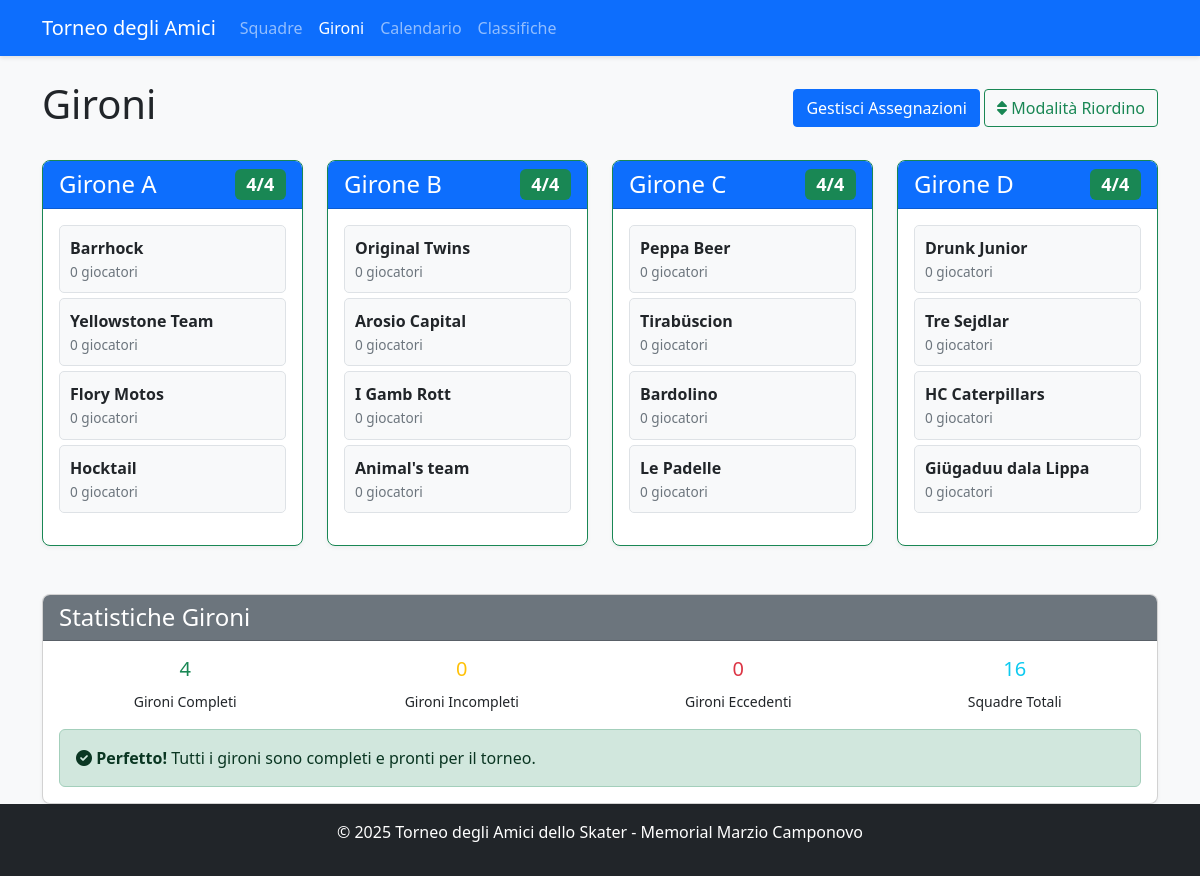
Before: /groups with the older database file.
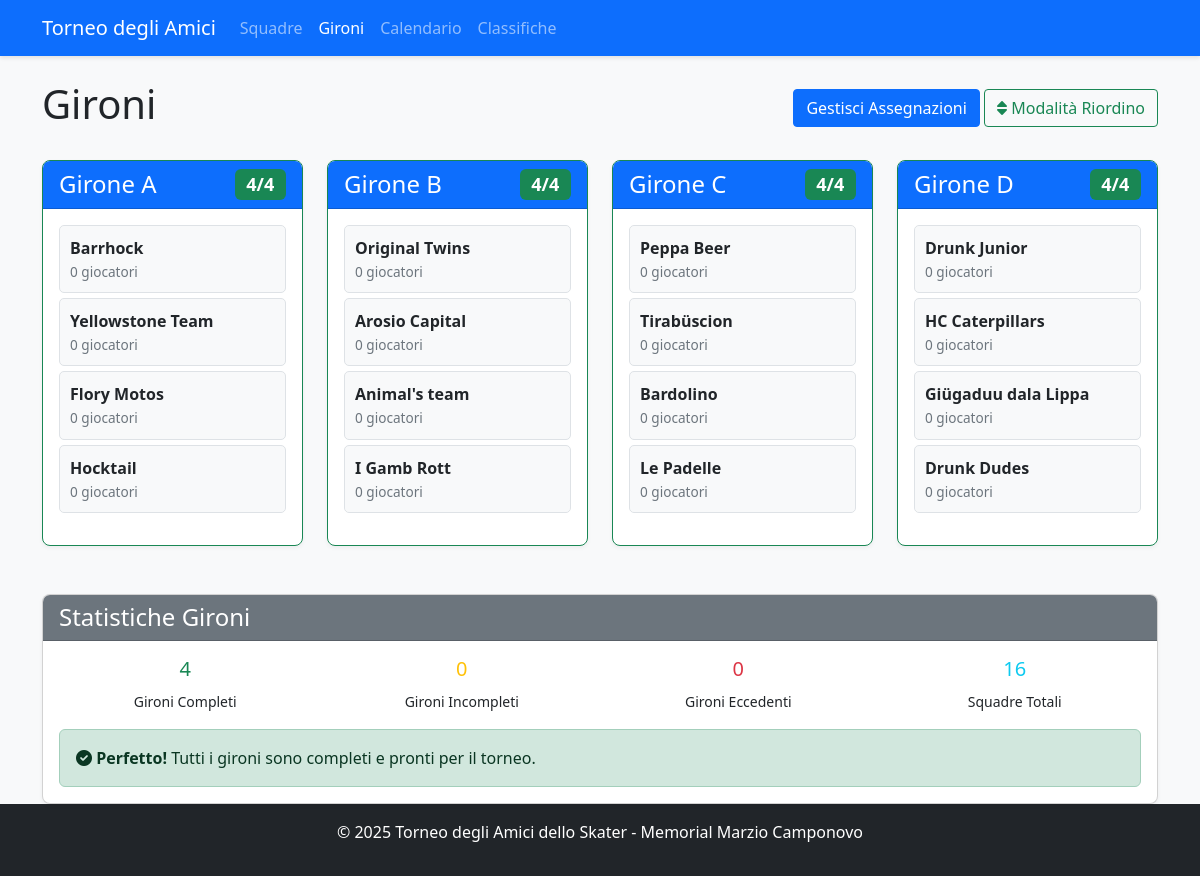
After: the same page with the newer database file.
### app.py (models this page shows, shortened)
class Team(db.Model):
    id = db.Column(db.Integer, primary_key=True)
    name = db.Column(db.String(100), nullable=False, unique=True)
    group = db.Column(db.String(1))  # A, B, C, or D
    group_order = db.Column(db.Integer, default=0)  # NUOVO CAMPO per l'ordinamento nel girone
    players = db.relationship('Player', backref='team', lazy=True)
    matches = db.relationship(
        'Match',
        primaryjoin="or_(Team.id == Match.team1_id, Team.id == Match.team2_id)",
        lazy=True,
        overlaps="team1,team2"
    )
    wins = db.Column(db.Integer, default=0)
    losses = db.Column(db.Integer, default=0)
    draws = db.Column(db.Integer, default=0)
    goals_for = db.Column(db.Integer, default=0)
    goals_against = db.Column(db.Integer, default=0)
    points = db.Column(db.Integer, default=0)
    @property
    def player_points_total(self):
        return sum(player.registration_points for player in self.players)

### app.py (the view)
@app.route('/groups')
def groups():
    groups = {}
    all_teams = Team.query.all()
    for group in ['A', 'B', 'C', 'D']:
        teams = Team.query.filter_by(group=group).order_by(Team.group_order, Team.name).all()
        groups[group] = teams
    groups_stats = {
        'complete': sum(1 for group in ['A', 'B', 'C', 'D'] if len(groups[group]) == 4),
        'incomplete': sum(1 for group in ['A', 'B', 'C', 'D'] if 0 < len(groups[group]) < 4),
        'overfull': sum(1 for group in ['A', 'B', 'C', 'D'] if len(groups[group]) > 4),
        'total_teams': len(all_teams)
    }
    return render_template('groups.html', groups=groups, all_teams=all_teams, groups_stats=groups_stats)

### app.py (called while the page is built)
@app.context_processor
def inject_tournament_dates():
    try:
        formatted_dates = format_tournament_dates()
        return {'tournament_dates': formatted_dates}
    except Exception as e:
        current_year = datetime.now().year
        return {
            'tournament_dates': {
                'qualification_day1': {
                    'date': datetime(current_year, 7, 13).date(),
                    'formatted': f'13/07/{current_year}',
                    'day_name_it': 'Sabato'
                },
                'qualification_day2': {
                    'date': datetime(current_year, 7, 14).date(),
                    'formatted': f'14/07/{current_year}',
                    'day_name_it': 'Domenica'
                }
            }
        }

### templates/groups.html (shortened to what the changed rows need)
<!DOCTYPE html>
<html lang="it">
<head>
    <link rel="stylesheet" href="https://cdn.jsdelivr.net/npm/bootstrap@5.3.0/dist/css/bootstrap.min.css">
    <link rel="stylesheet" href="{{ url_for('static', filename='style.css') }}">
    <link rel="stylesheet" href="https://cdnjs.cloudflare.com/ajax/libs/font-awesome/6.0.0/css/all.min.css">
</head>
<body class="d-flex flex-column min-vh-100">
    <div class="container mt-4">
        <div class="d-flex justify-content-between align-items-center">
            <h1>Gironi</h1>
        </div>
        <div class="row mt-4">
            {% for group in ['A', 'B', 'C', 'D'] %}
                {% set group_teams = groups[group] %}
                <div class="col-md-3 mb-4">
                    <div class="card group-card {% if group_teams|length == 4 %}border-success{% elif group_teams|length > 4 %}border-danger{% else %}border-warning{% endif %}"
                         data-group="{{ group }}">
                        <div class="card-header bg-primary text-white">
                            <h4 class="mb-0 d-flex justify-content-between align-items-center">
                                Girone {{ group }}
                                <span class="badge {% if group_teams|length == 4 %}bg-success{% elif group_teams|length > 4 %}bg-danger{% else %}bg-warning{% endif %}">
                                    {{ group_teams|length }}/4
                                </span>
                            </h4>
                        </div>
                        <div class="card-body">
                            {% if group_teams %}
                                <ul class="sortable-list" data-group="{{ group }}">
                                    {% for team in group_teams %}
                                        <li class="sortable-item" data-team-id="{{ team.id }}">
                                            <div class="team-info">
                                                <div class="team-name">{{ team.name }}</div>
                                                <div class="team-stats">
                                                    {{ team.players|length }} giocatori
                                                </div>
                                            </div>
                                        </li>
                                    {% endfor %}
                                </ul>
                            {% else %}
                                <div class="empty-group">
                                    <i class="fas fa-users fa-2x mb-2"></i>
                                    <p class="mb-0">Nessuna squadra assegnata</p>
                                </div>
                            {% endif %}
                        </div>
                    </div>
                </div>
            {% endfor %}
        </div>
    </div>
</body>
</html>

Changed rows visible on the page:
removed Team: name "Tre Sejdlar", players|length "0", shown under "D"
changed Team "Animal's team": moves up the list
added Team: name "Drunk Dudes", players|length "0", shown under "D"
